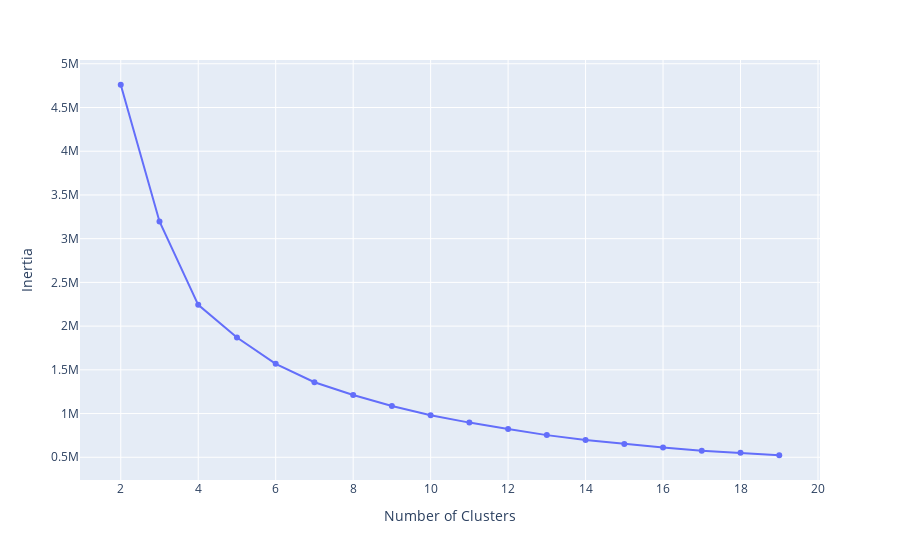

Notebook source saved alongside this figure:
### Code cell
fig = pe.line(x=range(2,20),y=ans,markers=True)

fig.update_layout(
    xaxis_title = 'Number of Clusters',
    yaxis_title = 'Inertia',
)

### Figure 1 — Plotly figure (JSON) as saved in the notebook; plotly's stock layout.template omitted (floating-point values rounded to 4 significant figures)
{"data": [{"hovertemplate": "x=%{x}<br>y=%{y}<extra></extra>", "legendgroup": "", "line": {"color": "#636efa", "dash": "solid"}, "marker": {"symbol": "circle"}, "mode": "lines+markers", "name": "", "orientation": "v", "showlegend": false, "type": "scatter", "x": [2, 3, 4, 5, 6, 7, 8, 9, 10, 11, 12, 13, 14, 15, 16, 17, 18, 19], "xaxis": "x", "y": [4760000.0, 3197000.0, 2243000.0, 1870000.0, 1568000.0, 1358000.0, 1213000.0, 1086000.0, 979800.0, 896400.0, 824400.0, 753300.0, 697800.0, 652000.0, 612300.0, 575500.0, 552200.0, 523100.0], "yaxis": "y"}], "layout": {"legend": {"tracegroupgap": 0}, "margin": {"t": 60}, "xaxis": {"anchor": "y", "domain": [0, 1], "title": {"text": "Number of Clusters"}}, "yaxis": {"anchor": "x", "domain": [0, 1], "title": {"text": "Inertia"}}}}
